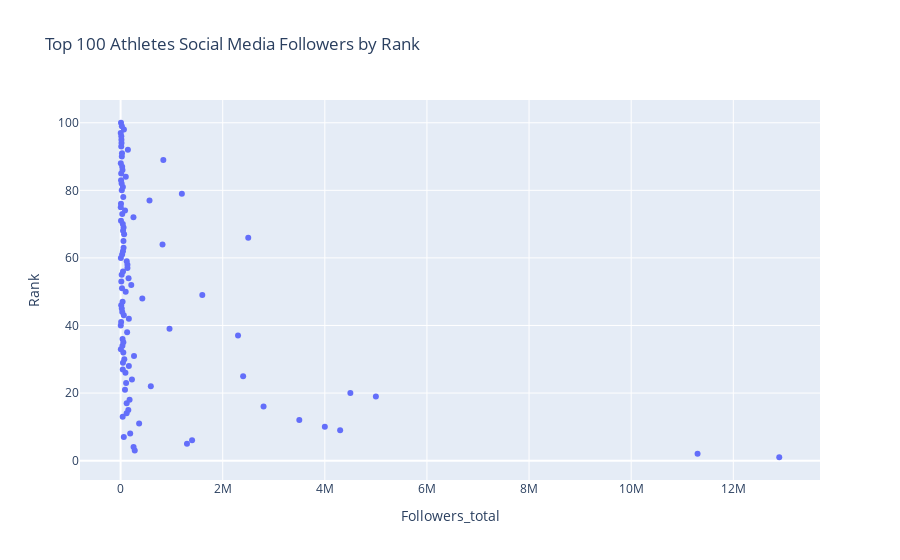

The notebook cell this image was saved under:
### Code cell
##################### ON3 TOP 100 OF ALL ATHLETES SCRAPING, CLEANING, ANALYSIS#######################

#import relevant libraries
import numpy as np
import pandas as pd
import plotly.express as px
import requests
from bs4 import BeautifulSoup

#Define a scraping function to take a url link value
def onThree(scrapeurl):
    myPage_ = requests.get("https://www.on3.com/nil/rankings/player/nil-100/")
    soup = BeautifulSoup(myPage_.text)

    #Scrape Names and append to dataframe
    oo= soup.find_all('a', class_="MuiTypography-root MuiLink-root MuiLink-underlineNone NilPlayerRankingItem_name__nzSp9 MuiTypography-h5 MuiTypography-colorPrimary")
    oo=list(oo)

    ood=[]
    for o in oo:
        oo2=o.text
        ood.append(oo2)
    ood=pd.DataFrame(ood, columns=['Name'])
    
    
    #Scrape the text/string number of followers
    for o in oo:
        uu= soup.find_all('p', class_="MuiTypography-root NilPlayerRankingItem_followersNumber__ifWQr MuiTypography-body1 MuiTypography-colorTextPrimary")
        uu=list(uu)

    uud=[]
    for u in uu:
        try:
            uu2=u.text
            uud.append(uu2)
        except:
            uud.append("blank")
    uud=pd.DataFrame(uud, columns=['Followers'])
    
    #Scape the String of NIL Valuation
    vv= soup.find_all('p', class_="MuiTypography-root NilPlayerRankingItem_valuationCurrency__oSkvo MuiTypography-body1 MuiTypography-colorTextPrimary")

    vvd=[]
    for v in vv:
        vvs=v.text
        vvd.append(vvs)
    vvd=pd.DataFrame(vvd, columns=['Valuation'])
    
    #Join the datasets
    full_data=ood.join([uud,vvd])
    
    #No further pages so just return
    return full_data
###############################################################################################

##Begin Extraction using defined function
tophundred=onThree("https://www.on3.com/nil/rankings/player/nil-100/")
tophundred.to_csv("on3top100.csv")

############################################CLEANING BELOW###################################################################

#Valuation has "$", so remove to allow for quantitative analysis
tophundred['Valuation']=tophundred['Valuation'].str.replace('$','')

###Values for thousands, millions etc are as "5K"; write function to convert to numeric values "5,000"
def value_change(num):
    if num[-1:]=='K':
        return float(num[:-1]) * 10**3
    elif num[-1:]=='M':
        return float(num[:-1]) * 10**6
    elif num[-1:]=='B':
        return float(num[:-1]) * 10**9
    else:
        num=float(num)

#Use value_change function to apply it to both followers and valuation columns without replacing original data
tophundred['Followers_total']=tophundred['Followers'].apply(value_change)
tophundred['Valuation_total']=tophundred['Valuation'].apply(value_change)

#Generate Rank variable based on the index
tophundred['Rank']=tophundred.index +1
###############################################################

########################ANALYSIS######################

#Top 100 Athletes Scatter plot Valuation by Rank
plot2=px.scatter(tophundred,x="Valuation_total",y="Rank",title="Top 100 Athletes NIL Valuation by Rank")
plot2
#Top 100 Athletes Summary with commas as thousands
pd.options.display.float_format='{:,.0f}'.format
summary=tophundred.describe()
print(summary)
#Scatter plot showing Rank by how many social media followers they have; define title
plot3=px.scatter(tophundred, x='Followers_total', y='Rank', title="Top 100 Athletes Social Media Followers by Rank")
plot3
#####################################################

### Figure 1 — Plotly figure (JSON) as saved in the notebook; plotly's stock layout.template omitted (floating-point values rounded to 4 significant figures)
{"data": [{"hovertemplate": "Followers_total=%{x}<br>Rank=%{y}<extra></extra>", "legendgroup": "", "marker": {"color": "#636efa", "symbol": "circle"}, "mode": "markers", "name": "", "orientation": "v", "showlegend": false, "type": "scatter", "x": [12900000, 11300000, 277000, 254000, 1300000, 1400000, 63000, 188000, 4300000, 4000000, 363000, 3500000, 41000, 118000, 151000, 2800000, 119000, 176000, 5000000, 4500000, 86000, 592000, 108000, 222000, 2400000, 95000, 42000, 162000, 46000, 73000, 263000, 53000, 4900, 36000, 54000, 38000, 2300000, 128000, 958000, 3400, 10800, 162000, 63000, 32000, 23000, 11600, 39000, 425000, 1600000, 100000, 27000, 209000, 14000, 156000, 21000, 47000, 134000, 134000, 120000, 5300, 30000, 46000, 58000, 821000, 56000, 2500000, 69000, 48000, 58000, 43000, 7700, 252000, 32000, 87000, 3200, 7500, 566000, 52000, 1200000, 23000, 45000, 20000, 8700, 102000, 11600, 37000, 31000, 4400, 837000, 24000, 27000, 143000, 13000, 17600, 16200, 13900, 3000, 65000, 25000, 8100], "xaxis": "x", "y": [1, 2, 3, 4, 5, 6, 7, 8, 9, 10, 11, 12, 13, 14, 15, 16, 17, 18, 19, 20, 21, 22, 23, 24, 25, 26, 27, 28, 29, 30, 31, 32, 33, 34, 35, 36, 37, 38, 39, 40, 41, 42, 43, 44, 45, 46, 47, 48, 49, 50, 51, 52, 53, 54, 55, 56, 57, 58, 59, 60, 61, 62, 63, 64, 65, 66, 67, 68, 69, 70, 71, 72, 73, 74, 75, 76, 77, 78, 79, 80, 81, 82, 83, 84, 85, 86, 87, 88, 89, 90, 91, 92, 93, 94, 95, 96, 97, 98, 99, 100], "yaxis": "y"}], "layout": {"legend": {"tracegroupgap": 0}, "title": {"text": "Top 100 Athletes Social Media Followers by Rank"}, "xaxis": {"anchor": "y", "domain": [0, 1], "title": {"text": "Followers_total"}}, "yaxis": {"anchor": "x", "domain": [0, 1], "title": {"text": "Rank"}}}}
